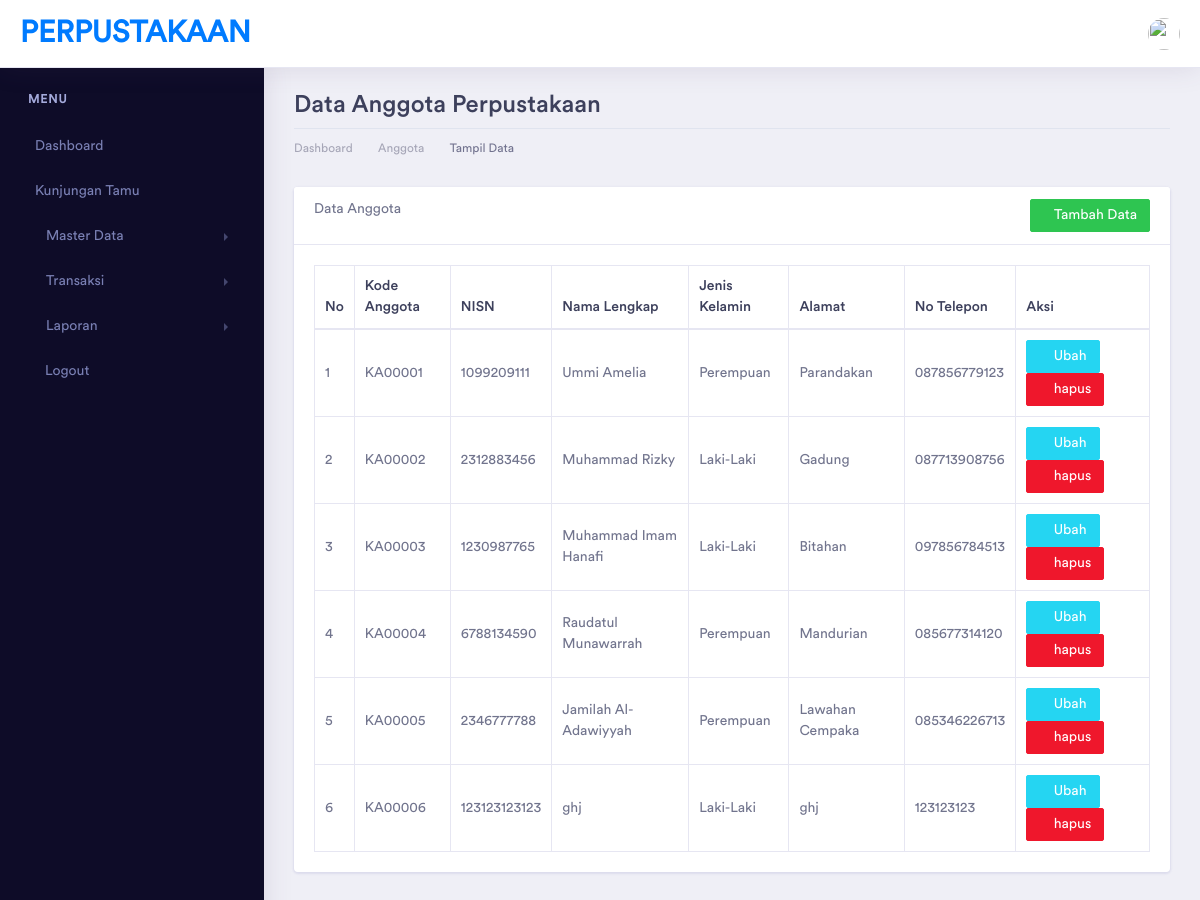
/index.php/anggota, run on the app's committed database.
### tables this page shows
CREATE TABLE `anggota` (
  `id_anggota` int(5) NOT NULL,
  `kd_anggota` varchar(10) NOT NULL,
  `tanggal` date NOT NULL,
  `nisn` varchar(100) NOT NULL,
  `nama_anggota` varchar(100) NOT NULL,
  `jenis_kelamin` enum('L','P') NOT NULL,
  `alamat` varchar(100) NOT NULL,
  `no_telp` varchar(13) NOT NULL,
  `username` varchar(50) NOT NULL,
  `password` varchar(100) NOT NULL,
  `role_id` int(10) NOT NULL
);

### application/controllers/Anggota.php (called while the page is built, shortened)
<?php
class Anggota extends CI_Controller {
    function __construct()
    {
        $this->load->model('AnggotaModel');
    }
	public function index()
	{
        $data['title'] = "Data Anggota Perpustakaan | PERPUSTAKAAN";
        $data['anggota'] = $this->AnggotaModel->get_anggota();
		$this->load->view('template/header', $data);
        $this->load->view('template/sidebar');
        $this->load->view('anggota/anggota_read', $data);
        $this->load->view('template/footer');
	}
}

### index.php (called while the page is built, shortened)
<?php
require_once BASEPATH.'core/CodeIgniter.php';

### application/models/AnggotaModel.php (called while the page is built, shortened)
<?php
class AnggotaModel extends CI_Model
{
    private $tabel = "anggota";
    public function get_anggota()
    {
        return $this->db->get($this->tabel)->result();
    }
}

### application/views/anggota/anggota_read.php (the view)
<div class="dashboard-wrapper">
    <div class="container-fluid dashboard-content">
        <div class="row">
            <div class="col-xl-12 col-lg-12 col-md-12 col-sm-12 col-12">
                <div class="page-header">
                    <h2 class="pageheader-title">Data Anggota Perpustakaan </h2>
                    <div class="page-breadcrumb">
                        <nav aria-label="breadcrumb">
                            <ol class="breadcrumb">
                                <li class="breadcrumb-item"><a href="<?= base_url('home')?>" class="breadcrumb-link">Dashboard</a></li>
                                <li class="breadcrumb-item"><a href="<?= base_url('anggota')?>" class="breadcrumb-link">Anggota</a></li>
                                <li class="breadcrumb-item active" aria-current="page">Tampil Data</li>
                            </ol>
                        </nav>
                    </div>
                </div>
            </div>
        </div>
        <div class="row">
            <div class="col-xl-12 col-lg-12 col-md-12 col-sm-12 col-12">
                <div class="card">
                    <div class="card-header">
                        Data Anggota
                        <a href="<?= base_url('anggota/tambah')?>" class="btn btn-sm btn-success float-right">
                            <i class="fa fa-plus"></i>Tambah Data
                        </a>
                    </div>
                    <div class="card-body">
                        <table class="table table-bordered">
                            <thead>
                                <tr>
                                    <th>No</th>
                                    <th>Kode Anggota</th>
                                    <th>NISN</th>
                                    <th>Nama Lengkap</th>
                                    <th>Jenis Kelamin</th>
                                    <th>Alamat</th>
                                    <th>No Telepon</th>
                                    <th>Aksi</th>
                                </tr>
                            </thead>
                            <tbody>
                                <?php
                                    $no = 1;
                                    foreach($anggota as $a){
                                        if ($a->jenis_kelamin==="P"){
                                            $jkel = "<td>Perempuan</td>";
                                        } else {
                                            $jkel = "<td>Laki-Laki</td>";
                                        }
                                        echo "<tr>
                                            <td>".$no++."</td>
                                            <td>".$a->kd_anggota."</td>
                                            <td>".$a->nisn."</td>
                                            <td>".$a->nama_anggota."</td>
                                            ".$jkel."
                                            <td>".$a->alamat."</td>
                                            <td>".$a->no_telp."</td>
                                            <td>
                                                <a href=".base_url('anggota/ubah/'.$a->id_anggota)." class='btn btn-info btn-sm'>
                                                    <i class='fa fa-edit'></i> Ubah
                                                </a>
                                                <a href=".base_url('anggota/hapus/'.$a->id_anggota)." class='btn btn-danger btn-sm'
                                                    onclick='return confirm(\"ingin hapus data ini?\")'>
                                                    <i class='fa fa-trash'></i> hapus
                                                </a>
                                            </td>
                                            </tr>";
                                    }
                                ?>
                            </tbody>
                        </table>
                    </div>
                </div>
            </div>
        </div>
    </div>
</div>

### data on the page
anggota: kd_anggota "KA00001", nisn "1099209111", nama_anggota "Ummi Amelia", jenis_kelamin "Perempuan", alamat "Parandakan", no_telp "087856779123"
anggota: kd_anggota "KA00002", nisn "2312883456", nama_anggota "Muhammad Rizky", jenis_kelamin "Laki-Laki", alamat "Gadung", no_telp "087713908756"
anggota: kd_anggota "KA00003", nisn "1230987765", nama_anggota "Muhammad Imam Hanafi", jenis_kelamin "Laki-Laki", alamat "Bitahan", no_telp "097856784513"
anggota: kd_anggota "KA00004", nisn "6788134590", nama_anggota "Raudatul Munawarrah", jenis_kelamin "Perempuan", alamat "Mandurian", no_telp "085677314120"
anggota: kd_anggota "KA00005", nisn "2346777788", nama_anggota "Jamilah Al-Adawiyyah", jenis_kelamin "Perempuan", alamat "Lawahan Cempaka", no_telp "085346226713"
anggota: kd_anggota "KA00006", nisn "123123123123", nama_anggota "ghj", jenis_kelamin "Laki-Laki", alamat "ghj", no_telp "123123123"
